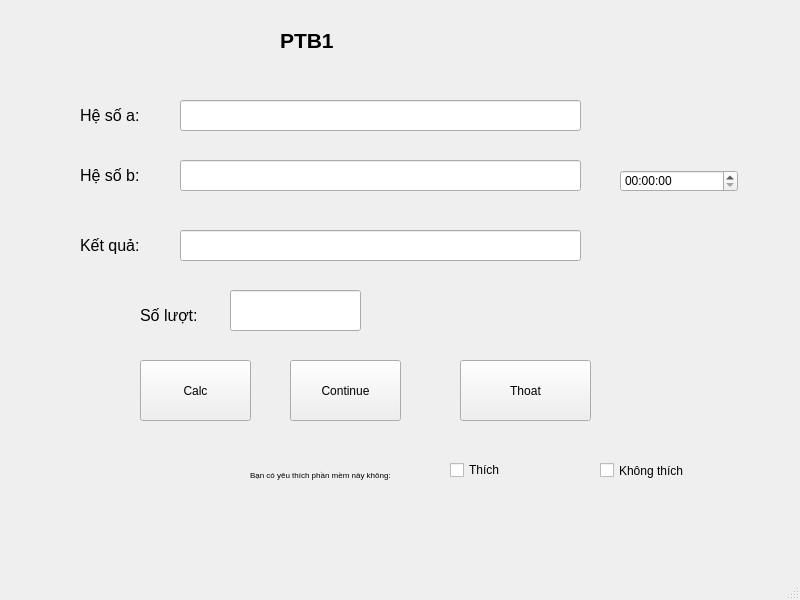
<?xml version="1.0" encoding="UTF-8"?>
<ui version="4.0">
 <class>MainWindow</class>
 <widget class="QMainWindow" name="MainWindow">
  <property name="geometry">
   <rect>
    <x>0</x>
    <y>0</y>
    <width>800</width>
    <height>600</height>
   </rect>
  </property>
  <property name="windowTitle">
   <string>MainWindow</string>
  </property>
  <widget class="QWidget" name="centralwidget">
   <widget class="QLineEdit" name="lineEditB">
    <property name="geometry">
     <rect>
      <x>180</x>
      <y>160</y>
      <width>401</width>
      <height>31</height>
     </rect>
    </property>
   </widget>
   <widget class="QLabel" name="label">
    <property name="geometry">
     <rect>
      <x>280</x>
      <y>10</y>
      <width>161</width>
      <height>61</height>
     </rect>
    </property>
    <property name="text">
     <string>&lt;html&gt;&lt;head/&gt;&lt;body&gt;&lt;p&gt;&lt;span style=&quot; font-size:16pt; font-weight:600;&quot;&gt;PTB1&lt;/span&gt;&lt;/p&gt;&lt;/body&gt;&lt;/html&gt;</string>
    </property>
   </widget>
   <widget class="QLabel" name="label_2">
    <property name="geometry">
     <rect>
      <x>80</x>
      <y>90</y>
      <width>111</width>
      <height>51</height>
     </rect>
    </property>
    <property name="text">
     <string>&lt;html&gt;&lt;head/&gt;&lt;body&gt;&lt;p&gt;&lt;span style=&quot; font-size:12pt;&quot;&gt;Hệ số a:&lt;/span&gt;&lt;/p&gt;&lt;/body&gt;&lt;/html&gt;</string>
    </property>
   </widget>
   <widget class="QLabel" name="label_3">
    <property name="geometry">
     <rect>
      <x>80</x>
      <y>150</y>
      <width>111</width>
      <height>51</height>
     </rect>
    </property>
    <property name="text">
     <string>&lt;html&gt;&lt;head/&gt;&lt;body&gt;&lt;p&gt;&lt;span style=&quot; font-size:12pt;&quot;&gt;Hệ số b:&lt;/span&gt;&lt;/p&gt;&lt;/body&gt;&lt;/html&gt;</string>
    </property>
   </widget>
   <widget class="QCheckBox" name="checkBoxhate">
    <property name="geometry">
     <rect>
      <x>600</x>
      <y>460</y>
      <width>101</width>
      <height>21</height>
     </rect>
    </property>
    <property name="text">
     <string>Không thích </string>
    </property>
   </widget>
   <widget class="QLineEdit" name="lineEditA">
    <property name="geometry">
     <rect>
      <x>180</x>
      <y>100</y>
      <width>401</width>
      <height>31</height>
     </rect>
    </property>
   </widget>
   <widget class="QPushButton" name="pushButtonContiniue">
    <property name="geometry">
     <rect>
      <x>290</x>
      <y>360</y>
      <width>111</width>
      <height>61</height>
     </rect>
    </property>
    <property name="text">
     <string>Continue</string>
    </property>
   </widget>
   <widget class="QLabel" name="label_4">
    <property name="geometry">
     <rect>
      <x>80</x>
      <y>220</y>
      <width>111</width>
      <height>51</height>
     </rect>
    </property>
    <property name="text">
     <string>&lt;html&gt;&lt;head/&gt;&lt;body&gt;&lt;p&gt;&lt;span style=&quot; font-size:12pt;&quot;&gt;Kết quả:&lt;/span&gt;&lt;/p&gt;&lt;/body&gt;&lt;/html&gt;</string>
    </property>
   </widget>
   <widget class="QLineEdit" name="lineEditKetQua">
    <property name="geometry">
     <rect>
      <x>180</x>
      <y>230</y>
      <width>401</width>
      <height>31</height>
     </rect>
    </property>
   </widget>
   <widget class="QLineEdit" name="lineEditturn">
    <property name="geometry">
     <rect>
      <x>230</x>
      <y>290</y>
      <width>131</width>
      <height>41</height>
     </rect>
    </property>
   </widget>
   <widget class="QCheckBox" name="checkBoxlike">
    <property name="geometry">
     <rect>
      <x>450</x>
      <y>460</y>
      <width>81</width>
      <height>20</height>
     </rect>
    </property>
    <property name="text">
     <string>Thích </string>
    </property>
   </widget>
   <widget class="QLabel" name="label_6">
    <property name="geometry">
     <rect>
      <x>250</x>
      <y>430</y>
      <width>201</width>
      <height>91</height>
     </rect>
    </property>
    <property name="text">
     <string>&lt;html&gt;&lt;head/&gt;&lt;body&gt;&lt;p&gt;&lt;span style=&quot; font-size:6pt;&quot;&gt;Bạn có yêu thích phần mềm này không: &lt;/span&gt;&lt;/p&gt;&lt;/body&gt;&lt;/html&gt;</string>
    </property>
   </widget>
   <widget class="QPushButton" name="pushButtonclose">
    <property name="geometry">
     <rect>
      <x>460</x>
      <y>360</y>
      <width>131</width>
      <height>61</height>
     </rect>
    </property>
    <property name="text">
     <string>Thoat</string>
    </property>
   </widget>
   <widget class="QPushButton" name="pushButtoncalc">
    <property name="geometry">
     <rect>
      <x>140</x>
      <y>360</y>
      <width>111</width>
      <height>61</height>
     </rect>
    </property>
    <property name="text">
     <string>Calc</string>
    </property>
   </widget>
   <widget class="QLabel" name="label_5">
    <property name="geometry">
     <rect>
      <x>140</x>
      <y>290</y>
      <width>111</width>
      <height>51</height>
     </rect>
    </property>
    <property name="text">
     <string>&lt;html&gt;&lt;head/&gt;&lt;body&gt;&lt;p&gt;&lt;span style=&quot; font-size:12pt;&quot;&gt;Số lượt: &lt;/span&gt;&lt;/p&gt;&lt;/body&gt;&lt;/html&gt;</string>
    </property>
   </widget>
   <widget class="QTimeEdit" name="timeEdit">
    <property name="geometry">
     <rect>
      <x>620</x>
      <y>170</y>
      <width>118</width>
      <height>22</height>
     </rect>
    </property>
   </widget>
  </widget>
  <widget class="QMenuBar" name="menubar">
   <property name="geometry">
    <rect>
     <x>0</x>
     <y>0</y>
     <width>800</width>
     <height>26</height>
    </rect>
   </property>
  </widget>
  <widget class="QStatusBar" name="statusbar"/>
 </widget>
 <resources/>
 <connections/>
</ui>
